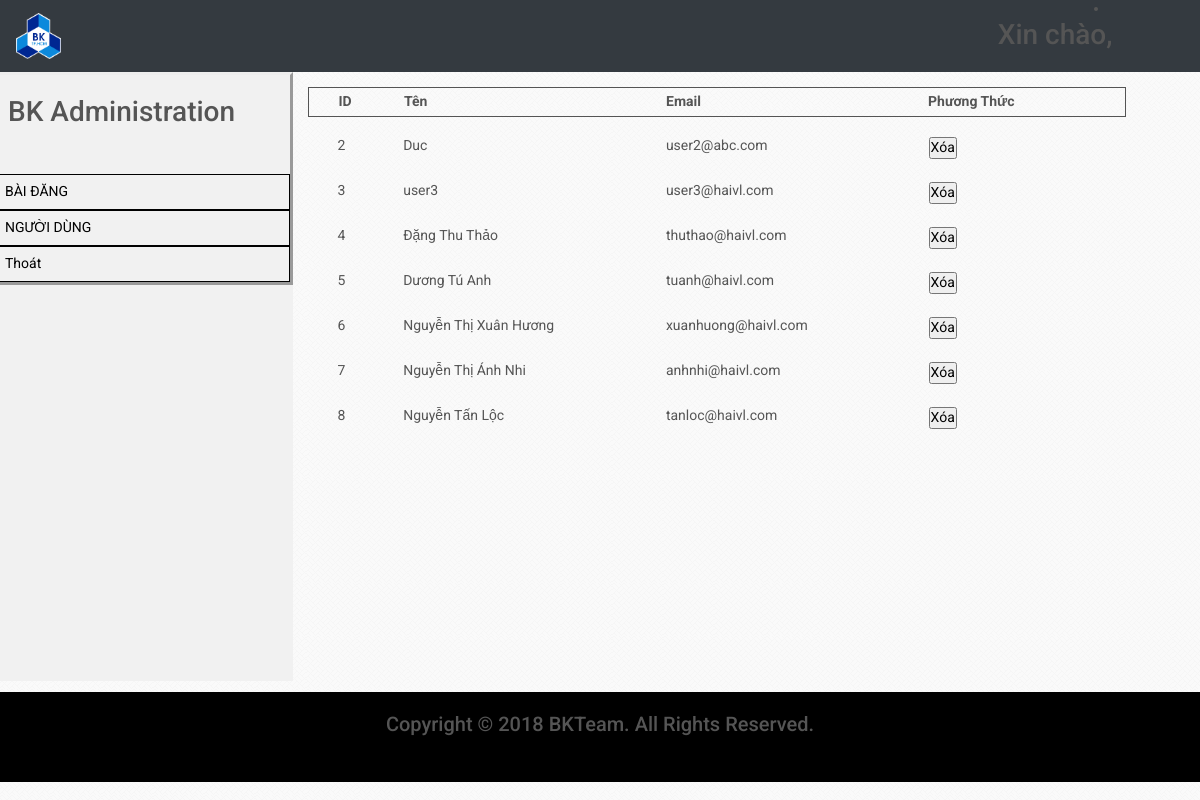
The page /admin/page/user.php on the database as committed earlier.
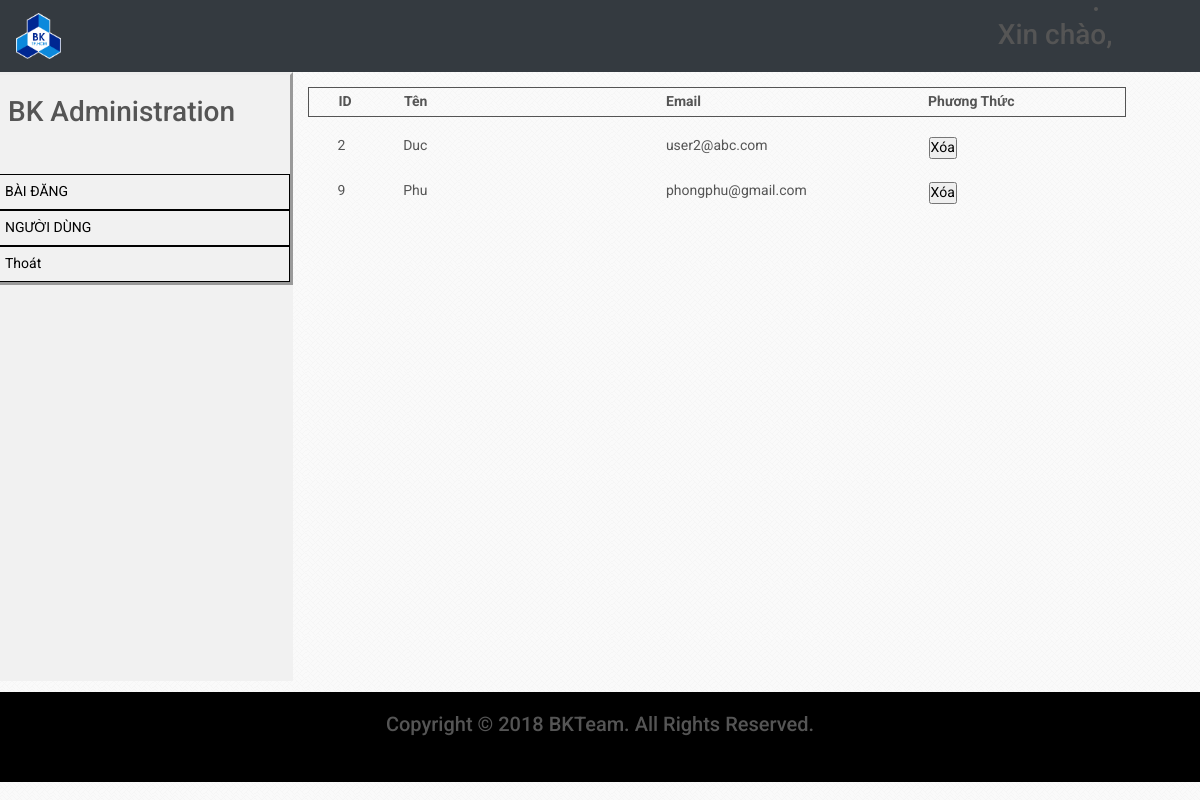
The same page on the database as committed later.
### tables this page shows
CREATE TABLE `user` (
  `id_user` int(255) NOT NULL,
  `name` varchar(255) NOT NULL,
  `email` varchar(255) NOT NULL,
  `password` varchar(255) NOT NULL
);

### admin/content/user.php (the view, shortened to what this page needs)
<div class="content col-md-11" style="height: 609px;">
    <div class="row">
        <div class="col-md-12 line" style="margin-top: 15px; height: 30px; border: 1px solid">
            <div class="col-md-1 line1" style="float: left;margin-top: 5px;"><b>ID</b></div>
            <div class="col-md-4 line1" style="float: left;margin-top: 5px;"><b>Tên</b></div>
            <div class="col-md-4 line1" style="float: left;margin-top: 5px;"><b>Email</b></div>
            <div class="col-md-3 line1" style="float: left;margin-top: 5px;"><b>Phương Thức</b></div>
        </div>
        <?php
        include("../backend/connectDB.php");
        mysqli_set_charset($connect,"utf8");
        $query = mysqli_query($connect, "SELECT * FROM user");
        while ($row = $query->fetch_assoc()) {
            ?>
            <div class="col-md-12 line2" style="margin-top: 15px; height: 30px;">
                <div class="col-md-1 line1" style="float: left;margin-top: 5px;"><?php echo $row['id_user']; ?></div>
                <div class="col-md-4 line1" style="float: left;margin-top: 5px;"><?php echo $row['name']; ?></div>
                <div class="col-md-4 line1" style="float: left;margin-top: 5px;"><?php echo $row['email']; ?></div>
                <div class="col-md-3 line1" style="float: left;margin-top: 5px;">
                <form action="../backend/deleteUser.php" method="POST">
                    <input class="button" type="submit" value="Xóa">
                </form>
                </div>
            </div>
        <?php
        }
        ?>
        </div>
    </div>
</div>

### admin/page/user.php (shortened to what this page needs)
<!DOCTYPE html>
<html>
<head>
	<?php include("../layout/head.php"); ?>
</head>
<body onload="fix_layout()">
	<?php include("../layout/header.php"); ?>
	<div class="container-fluid" style="padding-right: 0px; padding-left: 0px;">
		<div class="main-contain" style="margin-top: 0px;">
			<div class="row">
				<div class="col-md-3" style="padding: 0px; background-color: #f1f1f1;">
					<?php include("../layout/menu.php"); ?>
				</div>
				<div class="col-md-9">
					<?php include("../content/user.php"); ?>
				</div>
				<div class="col-md-3" id="ad"></div>
			</div>
		</div>
	<?php include("../layout/footer.php"); ?>
</body>
</html>

### admin/layout/head.php (shortened to what this page needs)
<link rel="stylesheet" href="fonts/fontawesome/css/fontawesome-all.css">
<link href="https://unpkg.com/ionicons@4.4.2/dist/css/ionicons.min.css" rel="stylesheet">
<link rel="stylesheet" type="text/css" href="js/slick/slick.css" />
<link rel="stylesheet" type="text/css" href="js/slick/slick-theme.css" />
<link rel="stylesheet" href="https://maxcdn.bootstrapcdn.com/bootstrap/4.1.3/css/bootstrap.min.css">
<link rel="stylesheet" href="../css/styles.css">

### admin/layout/header.php (shortened to what this page needs)
<div class="container-fluid" style="padding-right: 0px; padding-left: 0px;">
        <div class="menu">
            <div class="row">
                <div class="left-menu col-md-6 col-sm-12">
                    <nav class="navbar navbar-expand-md bg-dark navbar-dark">
                        <a class="navbar-brand" href="../page/post.php">
                        	<img src="../images/logobk3.png" alt="logo" style="width:45px;">
                        </a>
                    </nav>
                </div>
                <div class="form-group col-md-5 col-sm-12"  style="padding: 0px; text-align: right;">
                    <li><h3>Xin chào, <?php echo $_SESSION['adminName'];?></h3></li>
                </div>
            </div>
        </div>
    </div>

### admin/layout/menu.php
<div class="row">
	<div class="col-md-12">
		<div style="width: 100%;">
			<ul style="width: 100%; border-style: outset;">
				<li style="padding: 20px;"><h3>BK Administration</h3></li>
				<br>
				<li><a href="../page/post.php">BÀI ĐĂNG</a></li>
				<li><a href="../page/user.php">NGƯỜI DÙNG</a></li>
				<li><a href="../backend/logout.php">Thoát</a></li>
			</ul>
		</div>
	</div>
</div>

### admin/layout/footer.php
<div style="height:90px; background-color:black;">
    <div style="padding:20px; margin:10px; text-align:center;">
        <h5>Copyright © 2018 BKTeam. All Rights Reserved.</h5>
    </div>
</div>

### admin/css/styles.css (style rules this page uses)
* { margin: 0; padding: 0; box-sizing: border-box; }
body { font-family: 'Roboto', sans-serif; font-size: 14px; color: #555; line-height: 1.285; background-image: url("../images/bg.png"); }
a { text-decoration: none; color: #555; }
ul { list-style-type: none; margin: 0; padding: 0; background-color: #f1f1f1; }
li a { display: block; color: #000; padding: 8px 16px; text-decoration: none; border: 1px solid; }
.menu { background-color: #343a40; }
.menu .navbar-dark .navbar-brand { font-size: 25px; }
.menu .left-menu { vertical-align: middle; }
.menu .form-group { margin-bottom: 0; position: relative; }
.main-contain { margin-top: 15px; }

Rows that differ between the two databases and show on the page:
removed user: id_user "3", name "user3", email "user3@haivl.com"
removed user: id_user "4", name "Đặng Thu Thảo", email "thuthao@haivl.com"
removed user: id_user "5", name "Dương Tú Anh", email "tuanh@haivl.com"
removed user: id_user "6", name "Nguyễn Thị Xuân Hương", email "xuanhuong@haivl.com"
removed user: id_user "7", name "Nguyễn Thị Ánh Nhi", email "anhnhi@haivl.com"
removed user: id_user "8", name "Nguyễn Tấn Lộc", email "tanloc@haivl.com"
added user: id_user "9", name "Phu", email "phongphu@gmail.com"
